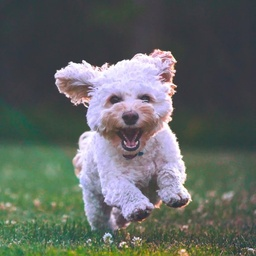
#> input picture Operadores-Geometricos/test.jpg, 256 x 256 px, shrunk from 600 x 600 before the run
$ jupyter execute Untitled.ipynb
#> lines starting #> are read from the running program, lines starting #| are printed output that depends on the picture
#> the answer given: test.jpg
[cell 1]
import cv2
import numpy as np
import math
import random
from tkinter import Tk
from tkinter.filedialog import askopenfilename
def interpolation(img,scale=10):
    rows, cols = img.shape[:2]
    img1 = np.zeros((rows*scale,cols*scale,3), np.uint8)
    for x in range(rows):
        for y in range(cols-1):
            img1[x*scale,y*scale:(y+1)*scale+1,0] = (np.linspace(int(img[x,y,0]),int(img[x,y+1,0]),scale+1))
            img1[x*scale,y*scale:(y+1)*scale+1,1] = (np.linspace(int(img[x,y,1]),int(img[x,y+1,1]),scale+1))
            img1[x*scale,y*scale:(y+1)*scale+1,2] = (np.linspace(int(img[x,y,2]),int(img[x,y+1,2]),scale+1))
    for x in range(rows-1):
        for y in range(img1.shape[1]):
            img1[x*scale:(x+1)*scale+1,y,0] = (np.linspace(int(img1[x*scale,y,0]),int(img1[(x+1)*scale,y,0]),scale+1))
            img1[x*scale:(x+1)*scale+1,y,1] = (np.linspace(int(img1[x*scale,y,1]),int(img1[(x+1)*scale,y,1]),scale+1))
            img1[x*scale:(x+1)*scale+1,y,2] = (np.linspace(int(img1[x*scale,y,2]),int(img1[(x+1)*scale,y,2]),scale+1))
    return img1

def rotation(filename, angle, scale = 1):
    #angle=angle *math.pi/180
#> called with filename = 'test.jpg', angle = 60, scale = 1
    img = cv2.imread(filename)
#> img is the input picture: shape (256, 256, 3); mean B, G, R 99.4, 102.8, 97.4
    rows, cols = img.shape[:2]
#> rows = 256; cols = 256

    alpha = scale*math.cos(math.radians(angle))
    betha = scale*math.sin(math.radians(angle))
    center_x = cols/2
#> center_x = 128
    center_y = rows/2
#> center_y = 128
    M = np.ndarray(shape=(2,3), buffer = np.array([[alpha,betha,(1-alpha)*center_x-betha*center_y],[-betha,alpha,betha*center_x+(1-alpha)*center_y]]))
    img_output = warp_my(img, M, (cols, rows))

    strr = "rotation_"+str(random.random())+".jpg"
    cv2.imwrite(strr,img_output)
    return strr

def warp_my(filename,M,rsize):
#> called with M = array of shape (2, 3), rsize = (256, 256)
    img = filename
    rows, cols = rsize
    img_output = np.zeros((rows,cols,3), np.uint8)
    for x in range(rows-1):
        for y in range(cols-1):
            newx = int(((M[0,0]*x)+(M[0,1]*y))+M[0,2])
            newy = int(((M[1,0]*x)+(M[1,1]*y))+M[1,2])
            if(newx>0 and newx < rows and newy <cols and newy>0):
                img_output[newx,newy,0] = img[x,y,0]
                img_output[newx,newy,1] = img[x,y,1]
                img_output[newx,newy,2] = img[x,y,2]
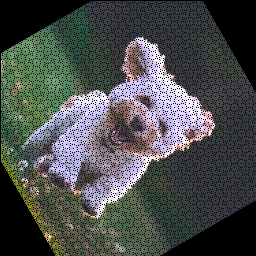
#> img_output: shape (256, 256, 3); mean B, G, R 76.3, 77.6, 74.6
    img_output = interpolation(img_output)
#> after the loop in interpolation, `for x in range(rows):`:
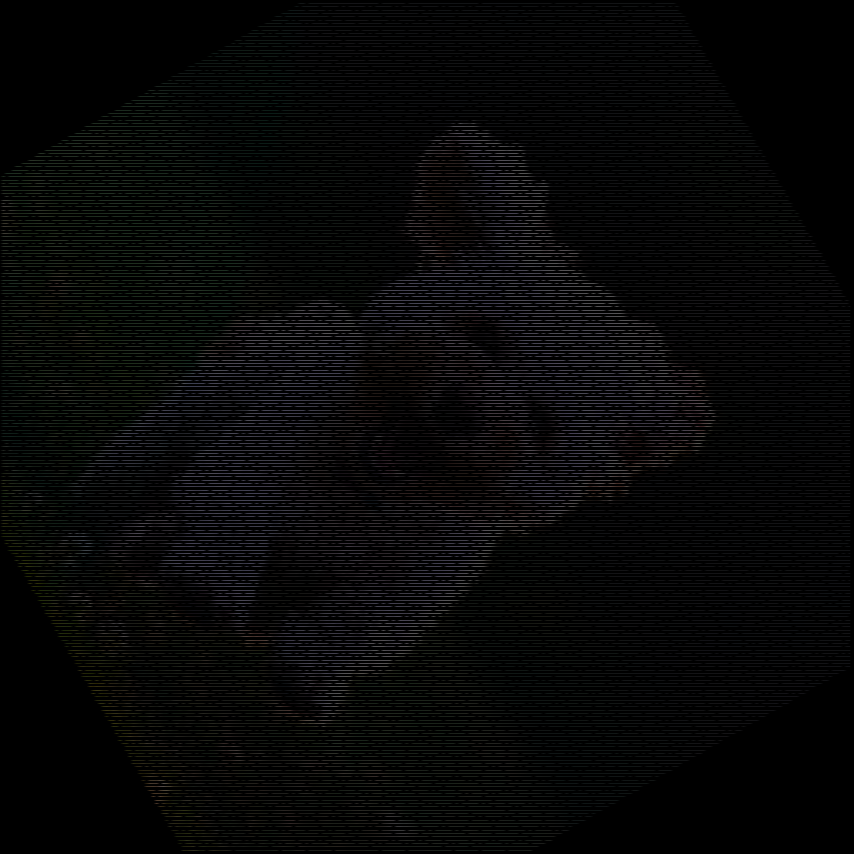
#> img1: shape (2560, 2560, 3) (shown at 1/3 size); mean B, G, R 7.6, 7.7, 7.4
#> after the loop in interpolation, `for x in range(rows-1):`:
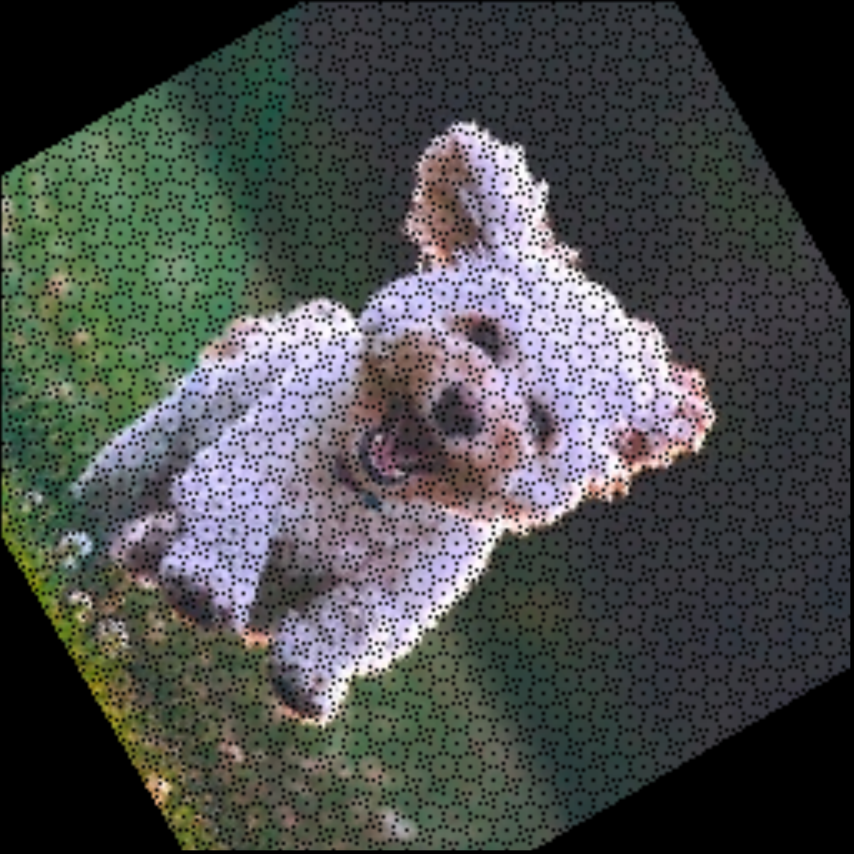
#> img1: shape (2560, 2560, 3) (shown at 1/3 size); mean B, G, R 75.7, 76.9, 73.9
    return img_output
filename = askopenfilename()
rotation(filename,60)
